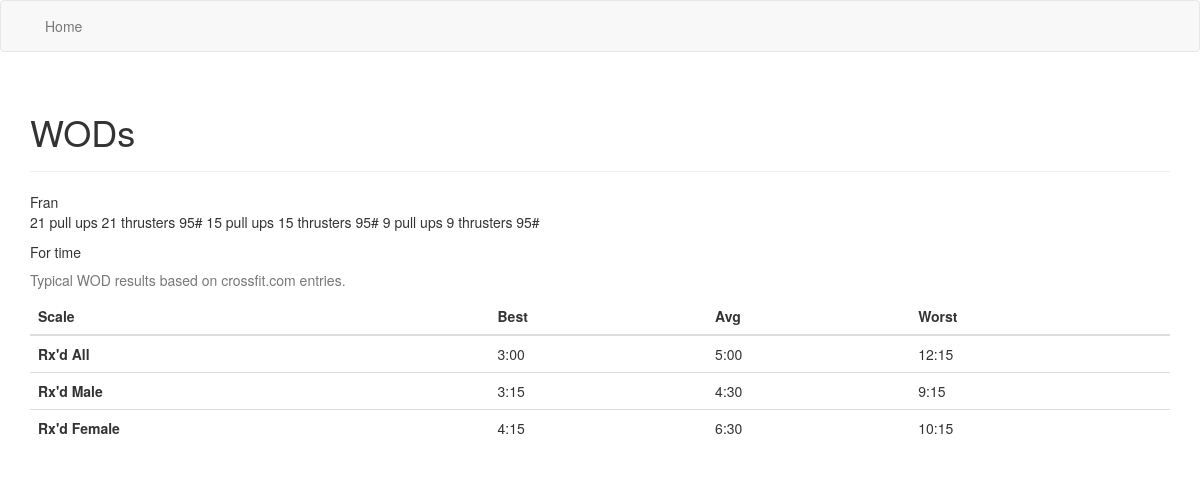
Page /routines/ on the committed database.
### routines/models.py (models this page shows, shortened)
class Workout(models.Model):
  __tablename__ = 'workouts'
  title = models.CharField(max_length=255)
  description = models.TextField()
  results_best = models.CharField(max_length=255, null=True)
  results_worst = models.CharField(max_length=255, null=True)
  results_avg = models.CharField(max_length=255, null=True)
  results_best_male = models.CharField(max_length=255, null=True)
  results_worst_male = models.CharField(max_length=255, null=True)
  results_avg_male = models.CharField(max_length=255, null=True)
  results_best_female = models.CharField(max_length=255, null=True)
  results_worst_female = models.CharField(max_length=255, null=True)
  results_avg_female = models.CharField(max_length=255, null=True)

### routines/views.py (the view)
def index(request):
    workout = get_object_or_404(Workout, id=1)
    params = {'workout': workout}
    return render(request, 'routines/index_dynamic.html', params)

### routines/templates/routines/index_dynamic.html
{% extends "./base.html" %}
{% block content %}
<div class="page-header"><h1>{% block title %}WODs{% endblock %}</h1></div>
<div class="wod-block">
  <div class="wod-title">{{ workout.title }}</div>
  <div class="wod-description">
    <ul class="list-unstyled">
      {{ workout.description }}
    </ul>
  </div>
  <div class="wod-type">
    For time
  </div>
  <div class="wod-result-stats">
    <table class="table table-hover">
      <caption>Typical WOD results based on crossfit.com entries.</caption>
      <thead>
        <tr>
          <th>Scale</th>
          <th>Best</th>
          <th>Avg</th>
          <th>Worst</th>
        </tr>
      </thead>
      <tbody>
        <tr>
          <th scope="row">Rx'd All</th>
          <td>{{ workout.results_best }}</td>
          <td>{{ workout.results_avg }}</td>
          <td>{{ workout.results_worst }}</td>
        </tr>
        <tr>
          <th scope="row">Rx'd Male</th>
          <td>{{ workout.results_best_male }}</td>
          <td>{{ workout.results_avg_male }}</td>
          <td>{{ workout.results_worst_male }}</td>
        </tr>
        <tr>
          <th scope="row">Rx'd Female</th>
          <td>{{ workout.results_best_female }}</td>
          <td>{{ workout.results_avg_female }}</td>
          <td>{{ workout.results_worst_female }}</td>
        </tr>
      </tbody>
    </table>
  </div>
</div>
{% endblock content %}

### rows in the picture
Workout: title "Fran", description "21 pull ups 21 thrusters 95# 15 pull ups 15 thrusters 95# 9 pull ups 9 thrusters 95#", results_best "3:00", results_avg "5:00", results_worst "12:15", results_best_male "3:15", results_avg_male "4:30", results_worst_male "9:15", results_best_female "4:15", results_avg_female "6:30", results_worst_female "10:15"
